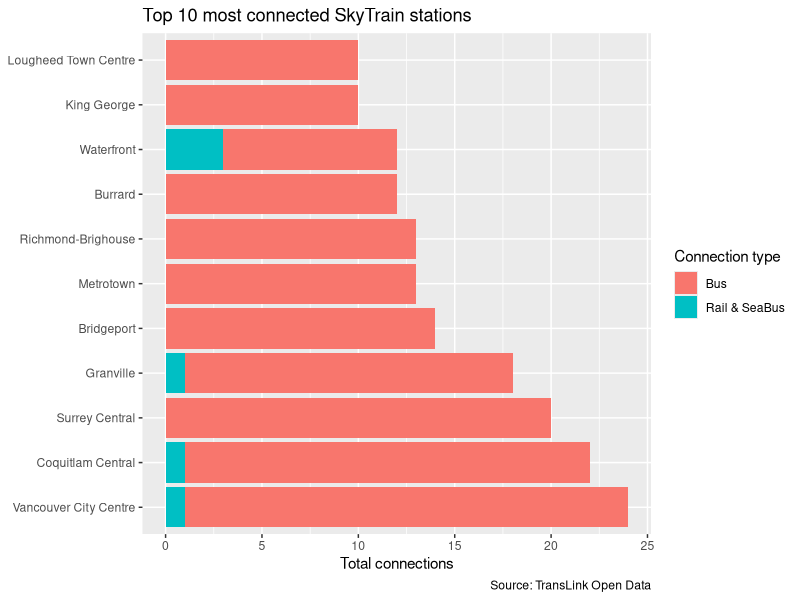

The R script that drew this image:
# Bar Chart
# Top 10 most "Connected" SkyTrain stations.

# Imports
library(ggplot2)
library(tidyverse)
library(scales)


connections <- read_csv("data/TransLink_SkyTrain_Stations.csv") |>
  group_by(Name) |>
  slice(1) |>  # keep only first row per station
  ungroup() |>
  mutate(
    Total_Bus_Connections = str_count(Route_Connections, ";") + 1,
    Total_Rail_SeaBus_Connections = str_count(
      str_remove(Rail_SeaBus_Connections, fixed(Line)),
      ";"
    ),
    Total_Connections = Total_Bus_Connections + Total_Rail_SeaBus_Connections
  ) |>
  slice_max(Total_Connections, n = 10) |>
  mutate(Name = str_remove(Name, " Station"),
         Name = fct_reorder(Name, Total_Connections, .desc = TRUE)) |>
  pivot_longer(
    cols = c(Total_Bus_Connections, Total_Rail_SeaBus_Connections),
    names_to = "Connection_Type",
    values_to = "Count"
  ) |>
  mutate(
    Connection_Type = recode(Connection_Type,
                             "Total_Bus_Connections" = "Bus",
                             "Total_Rail_SeaBus_Connections" = "Rail & SeaBus"
                             )
  )


ggplot(connections, aes(x = Name, y = Count, fill = Connection_Type)) +
  geom_col() +
  coord_flip() +
  labs(
    title = "Top 10 most connected SkyTrain stations",
    x = NULL,
    y = "Total connections",
    fill = "Connection type",
    caption = "Source: TransLink Open Data"
  )
